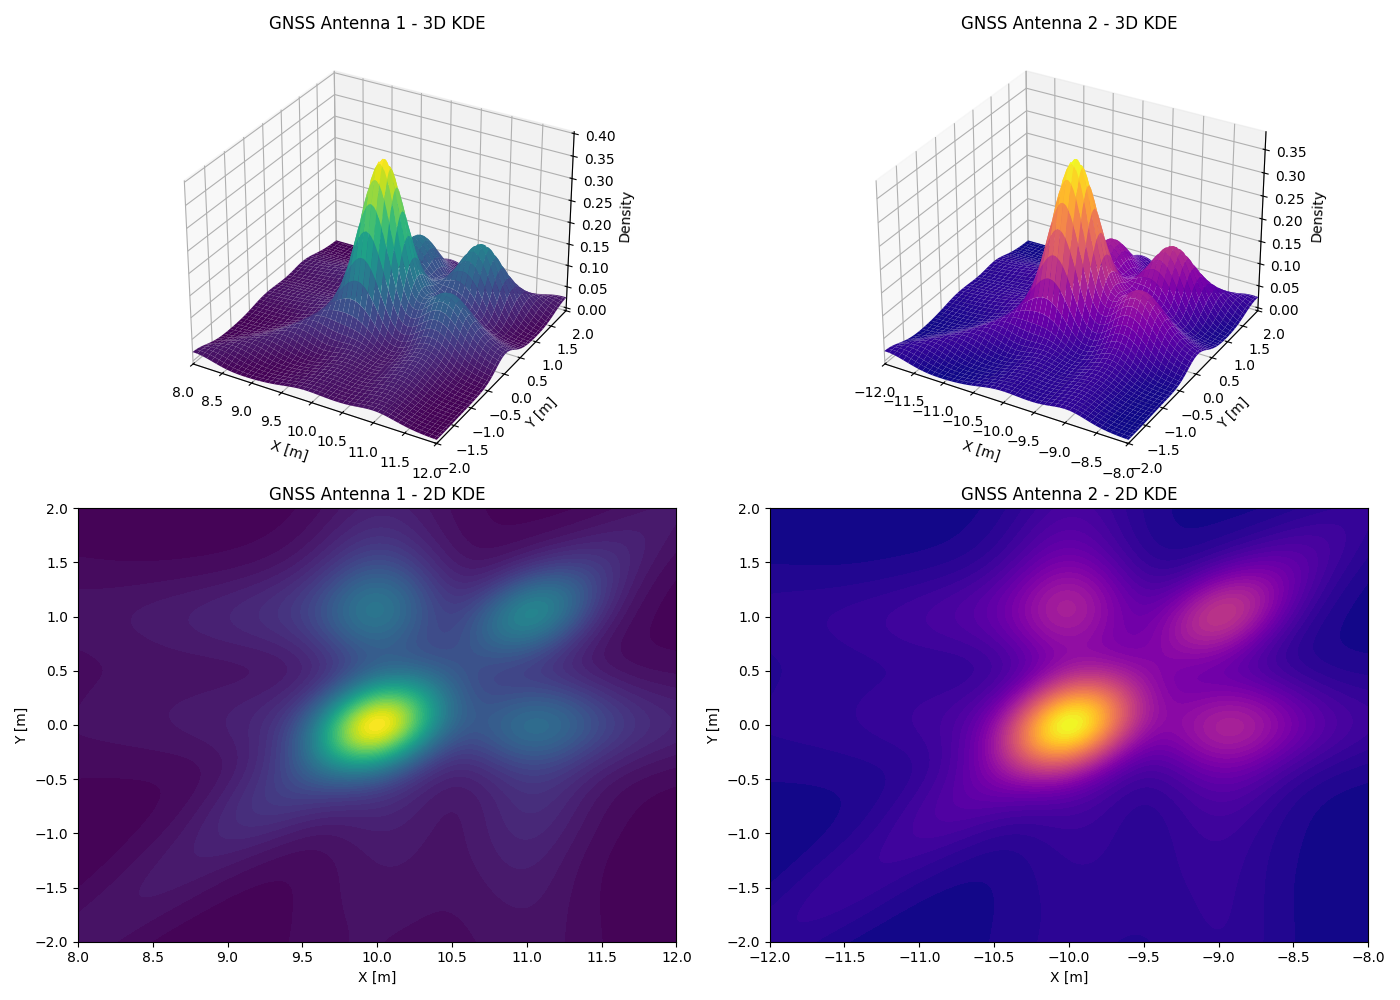

The script that drew this image:
import os
import pandas as pd
import numpy as np
import matplotlib.pyplot as plt
from scipy.stats import gaussian_kde
from mpl_toolkits.mplot3d import Axes3D

# === Load latest GNSS logs ===
log_base = "log/data"
subdirs = [d for d in os.listdir(log_base) if os.path.isdir(os.path.join(log_base, d))]
latest_log_dir = sorted(subdirs)[-1]
full_path = os.path.join(log_base, latest_log_dir)

def load_gnss(filepath):
    df = pd.read_csv(filepath, header=None, names=["timestamp", "x", "y"], sep=",|\s+", engine="python")
    return df[["x", "y"]].dropna()

ant1 = load_gnss(os.path.join(full_path, "gnss_antenna1.csv"))
ant2 = load_gnss(os.path.join(full_path, "gnss_antenna2.csv"))

# Axis limits
x_lim_1 = [8.0, 12.0]
y_lim_1 = [-2.0, 2.0]
x_lim_2 = [-12.0, -8.0]
y_lim_2 = [-2.0, 2.0]

def plot_kde_surface(ax, data, title, cmap, x_lim, y_lim):
    x = data["x"].to_numpy()
    y = data["y"].to_numpy()
    xy = np.vstack([x, y])
    kde = gaussian_kde(xy)

    x_grid, y_grid = np.mgrid[x_lim[0]:x_lim[1]:100j, y_lim[0]:y_lim[1]:100j]
    pos = np.vstack([x_grid.ravel(), y_grid.ravel()])
    z = kde(pos).reshape(x_grid.shape)

    ax.plot_surface(x_grid, y_grid, z, cmap=cmap, linewidth=0, antialiased=True)
    ax.set_title(title)
    ax.set_xlabel("X [m]")
    ax.set_ylabel("Y [m]")
    ax.set_zlabel("Density")
    ax.set_xlim(x_lim)
    ax.set_ylim(y_lim)

def plot_kde_heatmap(ax, data, title, cmap, x_lim, y_lim):
    x = data["x"].to_numpy()
    y = data["y"].to_numpy()
    xy = np.vstack([x, y])
    kde = gaussian_kde(xy)

    x_grid, y_grid = np.mgrid[x_lim[0]:x_lim[1]:300j, y_lim[0]:y_lim[1]:300j]
    pos = np.vstack([x_grid.ravel(), y_grid.ravel()])
    z = kde(pos).reshape(x_grid.shape)

    ax.contourf(x_grid, y_grid, z, levels=50, cmap=cmap)
    ax.set_title(title)
    ax.set_xlabel("X [m]")
    ax.set_ylabel("Y [m]")
    ax.set_xlim(x_lim)
    ax.set_ylim(y_lim)

# === Plot all 4 graphs ===
fig = plt.figure(figsize=(14, 10))

ax1 = fig.add_subplot(221, projection="3d")
plot_kde_surface(ax1, ant1, "GNSS Antenna 1 - 3D KDE", cmap="viridis", x_lim=x_lim_1, y_lim=y_lim_1)

ax2 = fig.add_subplot(222, projection="3d")
plot_kde_surface(ax2, ant2, "GNSS Antenna 2 - 3D KDE", cmap="plasma", x_lim=x_lim_2, y_lim=y_lim_2)

ax3 = fig.add_subplot(223)
plot_kde_heatmap(ax3, ant1, "GNSS Antenna 1 - 2D KDE", cmap="viridis", x_lim=x_lim_1, y_lim=y_lim_1)

ax4 = fig.add_subplot(224)
plot_kde_heatmap(ax4, ant2, "GNSS Antenna 2 - 2D KDE", cmap="plasma", x_lim=x_lim_2, y_lim=y_lim_2)

plt.tight_layout()
plt.show()
